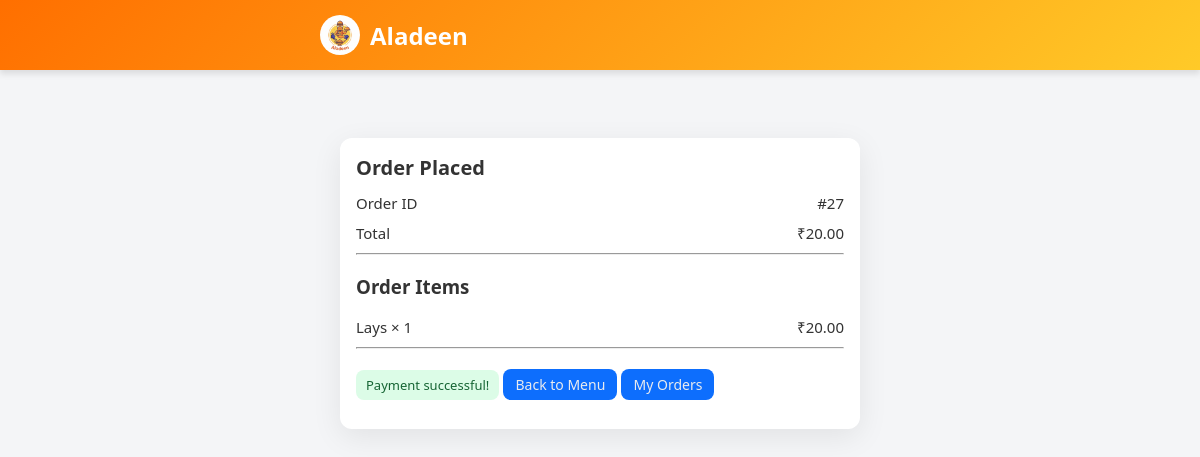
The page /success/27/ on the database its author committed.
### orders/models.py (models this page shows, shortened)
class Order(models.Model):
    STATUS_CHOICES = [
        ('Pending', 'Pending'),
        ('Completed', 'Completed'),
        ('Cancelled', 'Cancelled'),
    ]
    lab_name = models.CharField(max_length=100)
    system_number = models.CharField(max_length=50)
    status = models.CharField(max_length=20, choices=STATUS_CHOICES, default='Pending')
    total_amount = models.DecimalField(max_digits=8, decimal_places=2, default=0)
    created_at = models.DateTimeField(auto_now_add=True)
    payment_method = models.CharField(max_length=50, default='UPI')
    payment_status = models.BooleanField(default=False)

class OrderItem(models.Model):
    order = models.ForeignKey(Order, related_name='items', on_delete=models.CASCADE)
    snack = models.ForeignKey(Snack, on_delete=models.CASCADE)
    quantity = models.PositiveIntegerField(default=1)
    price = models.DecimalField(max_digits=6, decimal_places=2)  # Price at the time of order

class Snack(models.Model):
    name = models.CharField(max_length=200)
    description = models.TextField(blank=True)
    price = models.DecimalField(max_digits=6, decimal_places=2)
    image = models.ImageField(upload_to='snacks/', blank=True, null=True)
    is_available = models.BooleanField(default=True)
    stock = models.PositiveIntegerField(default=0)

### orders/views.py (the view)
# urls.py: path("success/<int:order_id>/", views.order_success, name="order_success")
def order_success(request, order_id):
    order = get_object_or_404(Order, id=order_id)
    return render(request, "order_success.html", {
        "order": order
    })

### templates/order_success.html (shortened to what this page needs)
{% extends 'base.html' %}
{% block content %}
{% load static %}
<link rel="stylesheet" href="{% static 'css/payments.css' %}">
<div class="page">
  <div class="card">
    <h2>Order Placed</h2>
    <div class="info">
      <span>Order ID</span>
      <span>#{{ order.id }}</span>
    </div>
    <div class="info">
      <span>Total</span>
      <span>₹{{ order.total_amount }}</span>
    </div>
<hr>
<h3>Order Items</h3>
{% if order.items.all %}
  {% for item in order.items.all %}
    <div class="info">
      <span>
        {{ item.snack.name }} × {{ item.quantity }}
      </span>
      <span>
        ₹{{ item.price|floatformat:2 }}
      </span>
    </div>
  {% endfor %}
{% else %}
  <p class="status">No items found.</p>
{% endif %}
<hr>
    {% with payment=order.orderpayment %}
      {% if payment.payment_status == "CREATED" %}
        <a href="{% url 'upi_pay' order.id %}">
          <button class="btn btn-primary">
            Pay via UPI
          </button>
        </a>
      {% elif payment.payment_status == "PENDING_VERIFICATION" %}
        <p class="status pending">
          Payment submitted. Waiting for verification.
        </p>
      {% elif payment.payment_status == "PAID" %}
        <p class="status success">
          Payment successful!
        </p>
      {% endif %}
    {% endwith %}
    <a href="{% url 'menu' %}" class="link">
      Back to Menu
    </a>
    <a href="{% url 'my_orders' %}" class="link">
      My Orders
    </a>
  </div>
</div>
{% endblock %}

### static/css/style.css (style rules this page uses)
:root { --primary-color: #ff6f00; --secondary-color: #ffca28; --text-color: #333; --bg-color: #f8f9fa; --card-bg: #ffffff; --success-color: #28a745; --danger-color: #dc3545; --border-radius: 12px; }
body { font-family: 'Poppins', sans-serif; background-color: var(--bg-color); color: var(--text-color); margin: 0; padding-bottom: 60px; }
.card { background: var(--card-bg); border-radius: var(--border-radius); padding: 20px; box-shadow: 0 4px 15px rgba(0, 0, 0, 0.05); margin-bottom: 20px; color: var(--text-color); }

### static/css/payments.css (style rules this page uses)
* { box-sizing: border-box; }
body { margin: 0; font-family: system-ui, -apple-system, BlinkMacSystemFont, "Segoe UI", Roboto, sans-serif; background: #f4f5f7; color: #111; }
.page { padding: 16px; }
.card { width: 100%; background: #ffffff; border-radius: 12px; padding: 16px; }
.card h2 { margin-top: 0; margin-bottom: 12px; font-size: 20px; }
.info { display: flex; justify-content: space-between; gap: 12px; font-size: 15px; margin-bottom: 10px; }
.status.success { color: #166534; background: #dcfce7; padding: 6px 10px; border-radius: 8px; display: inline-block; font-size: 13px; }
.link { color: #e9ebef; background-color: #0d6efd; padding: 6px 12px; border-radius: 8px; font-size: 14px; text-decoration: none; display: inline-block; margin-top: 10px; }
@media (min-width: 768px) { .page { display: flex; justify-content: center; } }
@media (min-width: 768px) { .card { max-width: 520px; margin-top: 32px; box-shadow: 0 8px 30px rgba(0,0,0,0.08); } }

### templates/base.html (style rules this page uses)
body { background: radial-gradient(ellipse at center, #0a0a1a 0%, #000002 70%); color: #eee; min-height: 100vh; }

### rows shown on the page
Order: id "27", total_amount "20.00"
OrderItem: snack.name "Lays", quantity "1", price "20.00"
